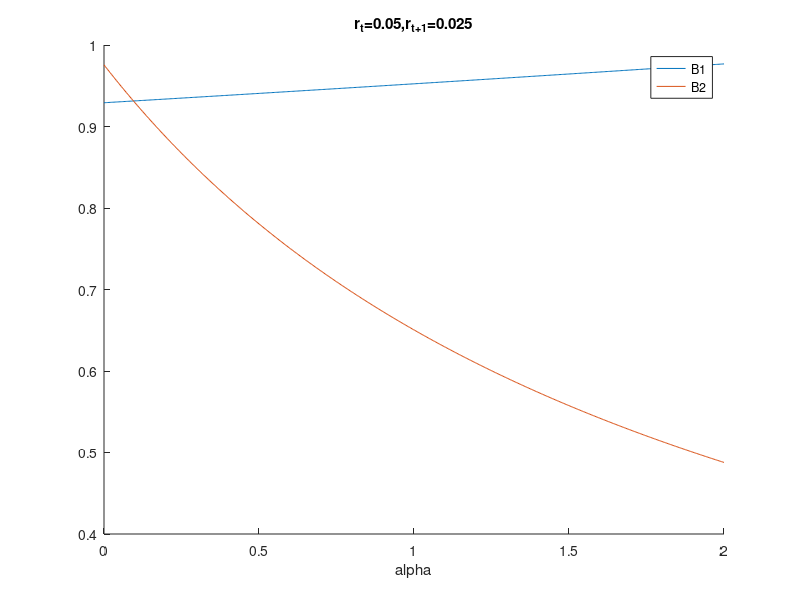
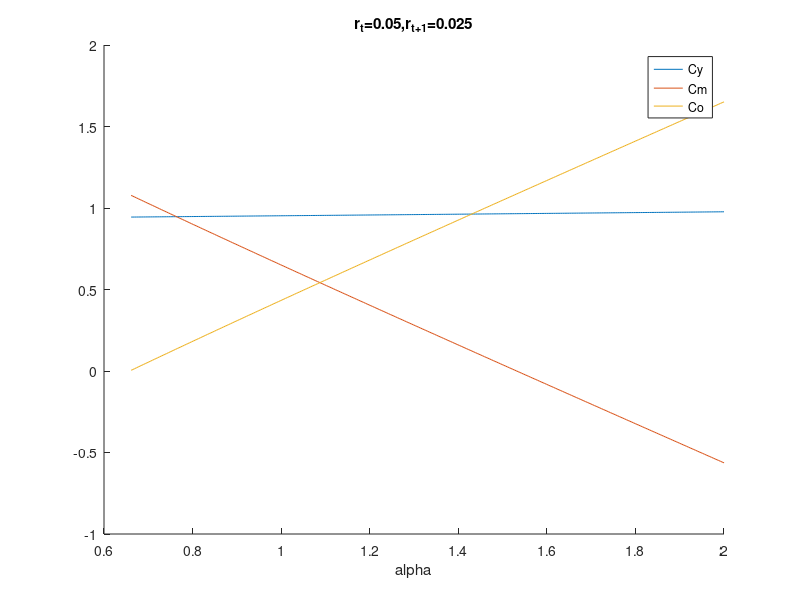
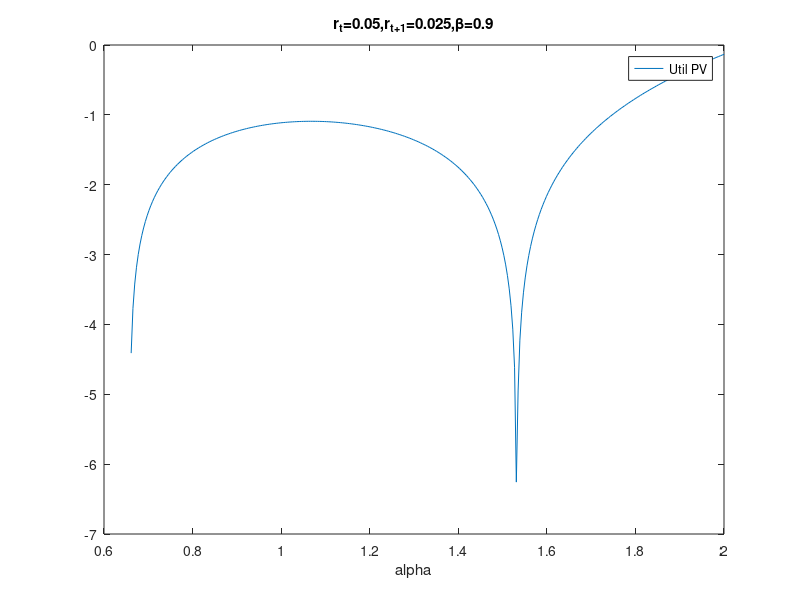

Here is the MATLAB script that generated these plots, in order:
clc
close all 
clear all
N = 500;
alpha = linspace(0,2,N);
ones = linspace(1,2,N);

D = 1;
Y2=1;
Y3=Y2*(1+0.1);

r1=0.05;
r2=r1*(1-0.5);
beta = 0.9;

B1 = D ./(((1+r1)*alpha + (1+r1)*(1+r2)*(1-alpha)));

B2 = D ./ ((1+r2)*ones);

figure(1)
hold on
plot(alpha,B1)
plot(alpha,B2)
hold off
legend('B1','B2')
xlabel('alpha')
title(strcat('r_t=',num2str(r1),',r_{t+1}=',num2str(r2)))

C1 = B1;
C2 = Y2 + B2 - (1+r1).*alpha.*B1;
C3 = Y3 - (1+r1).*(1+r2).*(1-alpha).*B1 - (1+r2).*B2;

i = find((C3>0));
ii = i(1);


figure(2)
hold on
plot(alpha(ii:N),C1(ii:N))
plot(alpha(ii:N),C2(ii:N))
plot(alpha(ii:N),C3(ii:N))
hold off
legend('Cy','Cm','Co')
xlabel('alpha')
title(strcat('r_t=',num2str(r1),',r_{t+1}=',num2str(r2)))

U = log(C1) + beta*(log(C2)) + beta^2*(log(C3));

figure(3)
plot(alpha(ii:N),U(ii:N))
legend('Util PV')
xlabel('alpha')
title(strcat('r_t=',num2str(r1),',r_{t+1}=',num2str(r2),',\beta=',num2str(beta)))